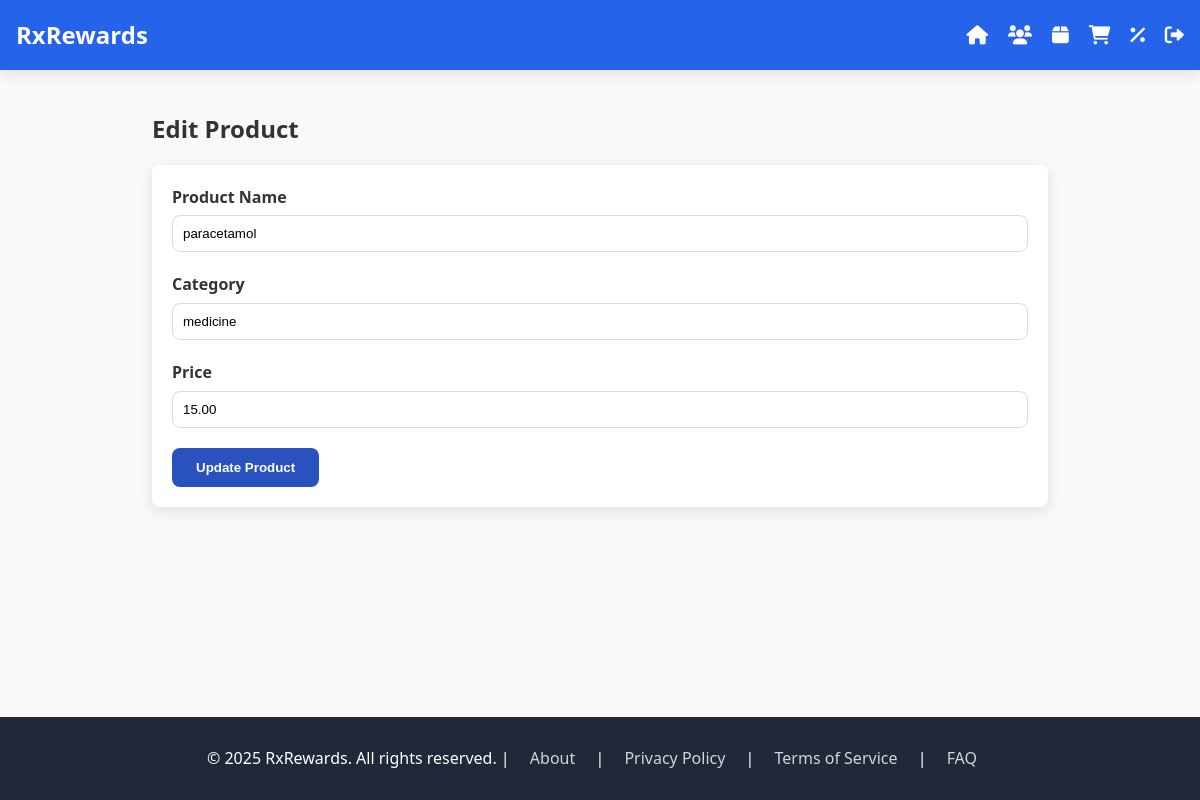
The app's page /edit_product/paracetamol (signed in) with its own data.
### tables this page shows
CREATE TABLE Product (
            ProductName TEXT PRIMARY KEY,
            Category TEXT NOT NULL,
            Price REAL NOT NULL
        );

### app.py (the view)
    def wrap(*args, **kwargs):
        if not session.get("logged_in"):
            return redirect(url_for("login"))
        return f(*args, **kwargs)

### app.py (called while the page is built, shortened)
def login_required(f):
    def wrap(*args, **kwargs):
        if not session.get("logged_in"):
            return redirect(url_for("login"))
        return f(*args, **kwargs)
    wrap.__name__ = f.__name__
    return wrap

@app.route("/edit_product/<product_name>", methods=["GET", "POST"])
@login_required
def edit_product(product_name):
    db = get_db()
    product = db.execute(
        "SELECT * FROM Product WHERE ProductName = ?", (product_name,)
    ).fetchone()
    if not customers:
        flash("Product not found!", "error")
        return redirect(url_for("products"))
    return render_template("edit_product.html", product=product)

### database.py (called while the page is built)
def get_db():
    conn = sqlite3.connect("rxrewards.db")
    return conn

### templates/edit_product.html (shortened to what this page needs)
{% extends 'base.html' %} {% block content %}
<section class="container">
	<h2 class="text-2xl font-bold mb-4">Edit Product</h2>
	<div class="form">
		<form method="POST">
			<div class="form-group">
				<label for="product_name">Product Name</label>
				<input
					type="text"
					name="product_name"
					id="product_name"
					value="{{ product[0] }}"
					required
				/>
			</div>
			<div class="form-group">
				<label for="category">Category</label>
				<input
					type="text"
					name="category"
					id="category"
					value="{{ product[1] }}"
					required
				/>
			</div>
			<div class="form-group">
				<label for="price">Price</label>
				<input
					type="number"
					step="0.01"
					name="price"
					id="price"
					value="{{ '%.2f'|format(product[2]) }}"
					required
				/>
			</div>
			<button type="submit" class="btn bg-blue-600 hover:bg-blue-700">
				Update Product
			</button>
		</form>
	</div>
</section>
{% endblock %}

### static/style.css (style rules this page uses)
:root { --primary-color: #2a52be; --secondary-color: #6d83c4; --text-color: #333; --light-bg: #f9f9f9; --border-radius: 8px; --box-shadow: 0 4px 15px rgba(0, 0, 0, 0.1); }
* { margin: 0; padding: 0; box-sizing: border-box; }
body { font-family: "Segoe UI", Tahoma, Geneva, Verdana, sans-serif; line-height: 1.6; color: var(--text-color); background-color: var(--light-bg); display: flex; flex-direction: column; min-height: 100vh; }
.container { width: 90%; max-width: 1200px; margin: 0 auto; padding: 20px; }
.bg-blue-600 { background-color: #2563eb; }
.mb-4 { margin-bottom: 1rem; }
.text-2xl { font-size: 1.5rem; }
.font-bold { font-weight: 700; }
.btn { display: inline-block; padding: 12px 24px; border-radius: var(--border-radius); font-weight: 600; cursor: pointer; border: none; background-color: var(--primary-color); color: #fff; text-decoration: none; transition: background-color 0.3s ease; }
.form { background-color: #fff; padding: 20px; border-radius: var(--border-radius); box-shadow: var(--box-shadow); margin-bottom: 30px; }
.form-group { margin-bottom: 20px; }
.form-group label { display: block; margin-bottom: 5px; font-weight: 600; }
.form-group input { width: 100%; padding: 10px; border: 1px solid #ddd; border-radius: var(--border-radius); }

### records on screen
Product: product_name "paracetamol", category "medicine", price "15.00"
